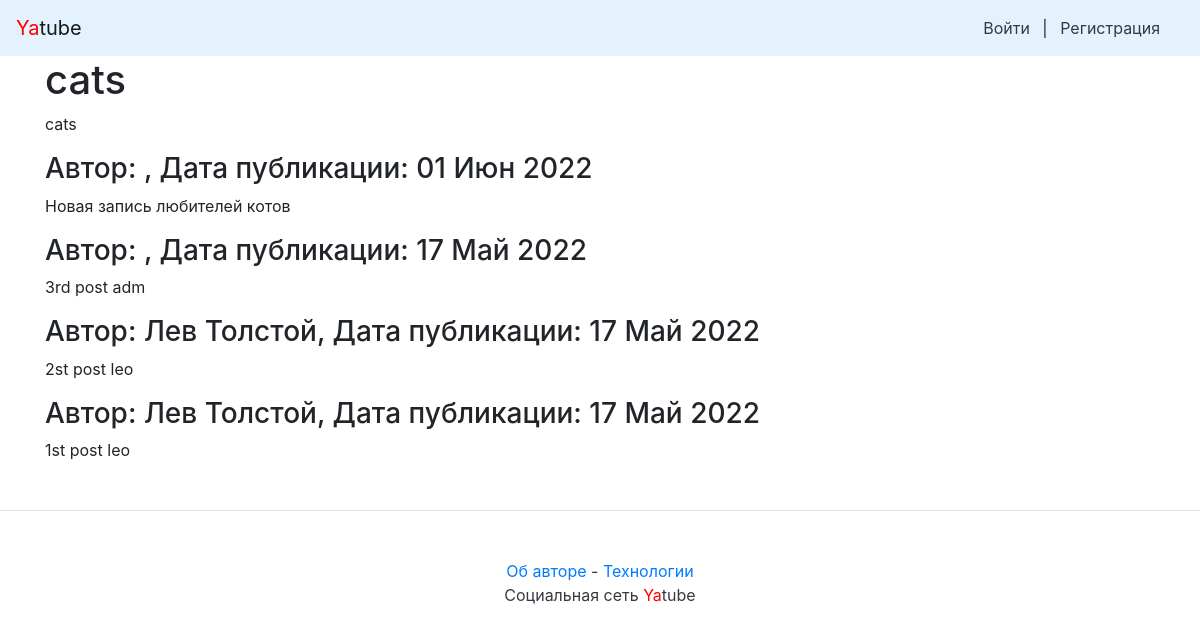
The app's page /group/cats/, older data.
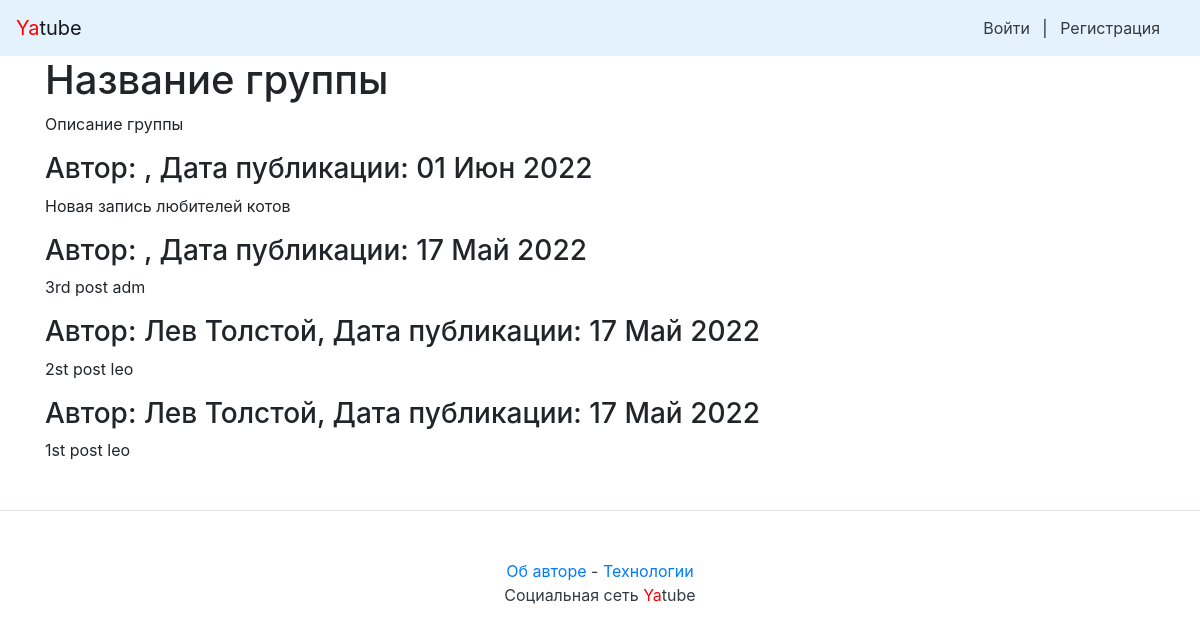
The same page, newer data.
### posts/models.py (models this page shows, shortened)
class Group(models.Model):
    title = models.CharField(max_length=200)
    slug = models.SlugField(unique=True)
    description = models.TextField()
    def __str__(self):
        return self.title

class Post(models.Model):
    text = models.TextField(verbose_name='Текст записи')
    pub_date = models.DateTimeField("date published", auto_now_add=True)
    author = models.ForeignKey(User, on_delete=models.CASCADE, related_name="posts")
    group = models.ForeignKey(Group, on_delete=models.SET_NULL, related_name="posts",
                              blank=True, null=True, verbose_name='Группа')

### posts/views.py (the view)
# urls.py: path("group/<str:slug>/", views.group_posts),
def group_posts(request, slug):
    group = get_object_or_404(Group, slug=slug)
    post_list = group.posts.order_by("-pub_date").all()  # [:12]
    paginator = Paginator(post_list, 10)
    page_number = request.GET.get('page')
    page = paginator.get_page(page_number)
    context = {"group": group, 'page': page, 'paginator': paginator}
    return render(request, "group.html", context)

### templates/group.html (shortened to what this page needs)
{% extends "base.html" %}
{% block content %}
  <h1>{{ group.title }}</h1>
  <p>{{ group.description}}</p>
  {% for post in page %}
    <h3>
      Автор: {{ post.author.get_full_name }}, Дата публикации: {{ post.pub_date|date:"d M Y" }}
    </h3>
      <p>{{ post.text|linebreaksbr }}</p>
  {% endfor %}
{% endblock %}

### templates/base.html (shortened to what this page needs)
<!doctype html>
<html>
<head>
    {% load static %}
    <link rel="stylesheet" href="{% static 'bootstrap/dist/css/bootstrap.min.css' %}">
</head>
<body>
{% include 'nav.html' %}
<main>
    <div class="container">
        {% block content %}{% endblock content %}
    </div>
</main>
{% include 'footer.html' %}
</body>
</html>

### templates/nav.html
<nav class="navbar navbar-light" style="background-color: #e3f2fd;">
    <a class="navbar-brand" href="/"><span style="color:red">Ya</span>tube</a>
    <nav class="my-2 my-md-0 mr-md-3">
        {% if user.is_authenticated %}
        <a class="p-2 text-dark" href="{% url 'new_post' %}">Новая запись</a> |
        Пользователь: {{ user.username }}. |
        <a class="p-2 text-dark" href="{% url 'password_change' %}">Изменить пароль</a> |
        <a class="p-2 text-dark" href="{% url 'logout' %}">Выйти</a>
        {% else %}
        <a class="p-2 text-dark" href="{% url 'login' %}">Войти</a> |
        <a class="p-2 text-dark" href="{% url 'signup' %}">Регистрация</a>
        {% endif %}
    </nav>
</nav>

### templates/footer.html
<footer class="pt-4 my-md-5 pt-md-5 border-top">
        <p class="m-0 text-dark text-center "><a href="/about-author/">Об авторе</a> - <a href="/about-spec/">Технологии</a></p>
        <p class="m-0 text-dark text-center ">Социальная сеть <span style="color:red">Ya</span>tube</p>
</footer>

Row changes from the older to the newer data that the page shows:
changed Group: title "cats" → "Название группы"; description "cats" → "Описание группы"
